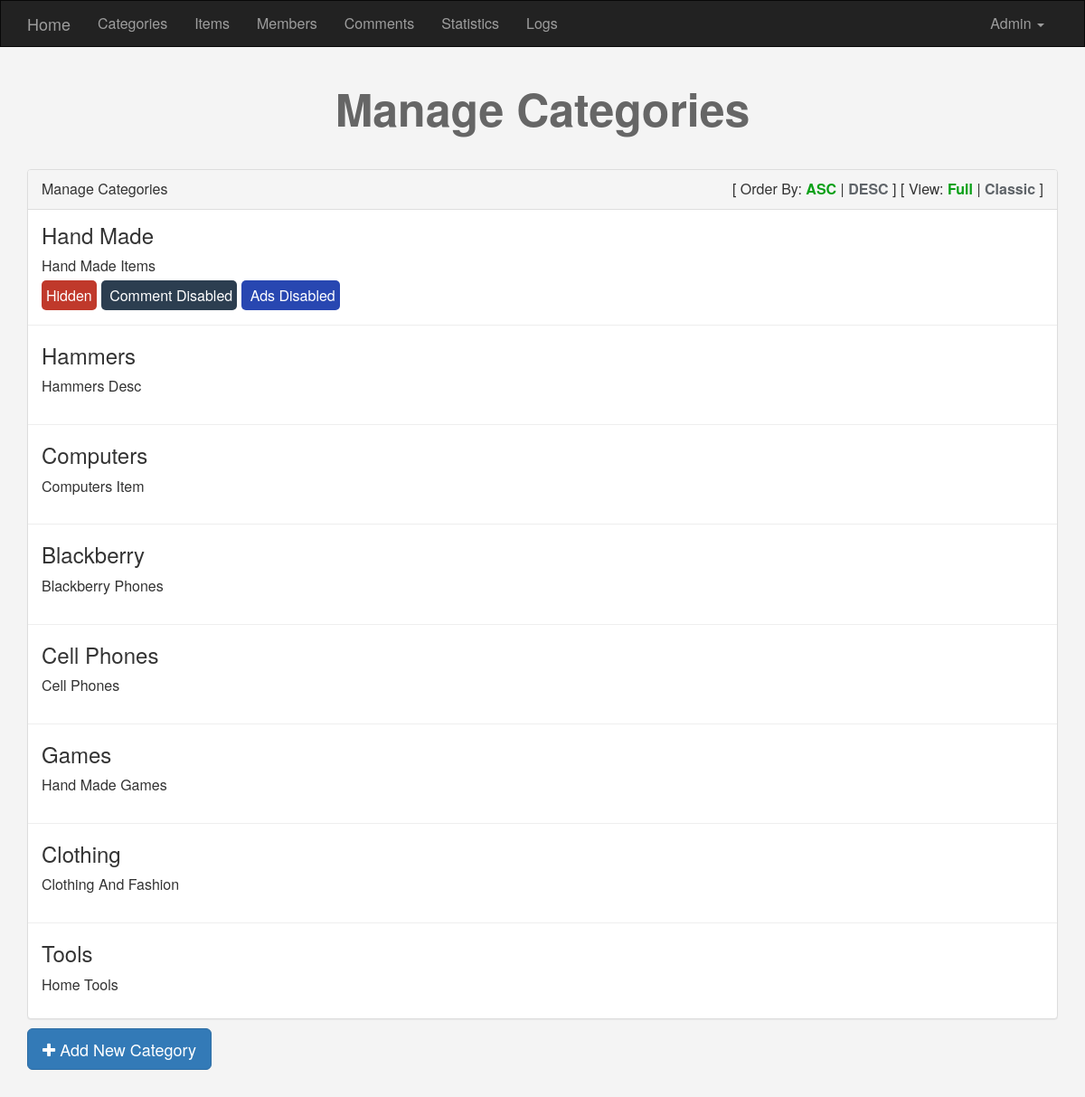
The page /admin/categories.php (signed in) on the database its author committed.
### tables this page shows
CREATE TABLE `categories` (
  `ID` int(11) NOT NULL,
  `Name` varchar(255) NOT NULL,
  `Description` text NOT NULL,
  `parent` int(11) NOT NULL,
  `Ordering` int(11) DEFAULT NULL,
  `Visibility` tinyint(4) NOT NULL DEFAULT '0',
  `Allow_Comment` tinyint(4) NOT NULL DEFAULT '0',
  `Allow_Ads` tinyint(4) NOT NULL DEFAULT '0'
);

### admin/categories.php (the view, shortened to what this page needs)
<?php
    if(isset($_SESSION['admin'])) {
        include "init.php";
        $do = isset($_GET['do']) ? $_GET['do'] : 'Manage';
        if($do == "Manage"){
            $sort = 'ASC';
            $stmt = $conn->prepare("SELECT * FROM categories ORDER BY Ordering $sort");
            $stmt->execute();
            $cat = $stmt->fetchAll();
            if(!empty($cat)) {
                ?>
                <h1 class="text-center">Manage Categories</h1>
                <div class="container category">
                    <div class="panel panel-default">
                        <div class="panel-heading">
                            Manage Categories
                            <div class="ordering pull-right">
                                [ Order By:
                                <a class="<?php echo $sort == "ASC" ? "active" : '' ?>" href="?sort=ASC">ASC </a> |
                                <a class="<?php echo $sort == "DESC" ? "active" : '' ?>" href="?sort=DESC">DESC</a> ]
                                [ View:
                                <span class="active" data-view="full">Full</span> |
                                <span data-view="classic">Classic</span> ]
                            </div>
                        </div>
                        <div class="panel-body">
                            <?php
                            foreach ($cat as $category) {
                                echo "<div class='cat'>";
                                echo "<h3>" . $category["Name"] . "</h3>";
                                echo "<div class='full_view'>";
                                echo "<p>";
                                if ($category["Description"] == '') {
                                    echo "This Category Has Not Description";
                                } else {
                                    echo $category["Description"];
                                }
                                echo "</p>";
                                if ($category["Visibility"] == 1) {
                                    echo "<span class='visibility'> Hidden</span>";
                                }
                                if ($category["Allow_Comment"] == 1) {
                                    echo "<span class='commenting'> Comment Disabled</span>";
                                }
                                if ($category["Allow_Ads"] == 1) {
                                    echo "<span class='ads'> Ads Disabled</span>";
                                }
                                echo "</div>";
                                echo "</div>";
                                echo "<hr/>";
                            }
                            ?>
                        </div>
                    </div>
                    <div class="add_category">
                        <a href="categories.php?do=Add" class="btn btn-lg btn-primary"><i class="fa fa-plus"></i> Add
                            New Category</a>
                    </div>
                </div>
                <?php
            }else{
                echo "<div class='container'>";
                    echo "<h2 class='text-left'>Ther are no Categories</h2>";
                    echo '<a href="categories.php?do=Add" class="btn btn-lg btn-primary"><i class="fa fa-plus"></i> Add
                            New Category</a>';
                echo "</div>";
            }
        }
        include $template . "footer.php";
    }
    else{
        header("Location: index.php");
    }
?>

### admin/layout/css/backend.css (style rules this page uses)
body { background-color: #F4F4F4; font-size: 16px; }
h1 { color: #666; font-size: 50px; font-weight: bold; margin: 40px 0; }
.category .ordering a { color: #5f6469; font-weight: bold; }
.category .ordering .active { color: #0aa017; }
.category .ordering span { cursor: pointer; color: #5f6469; font-weight: bold; }
.category .panel-body { padding:0; }
.category hr { margin-top: 5px; margin-bottom: 5px; }
.category .cat { position: relative; padding: 15px; overflow: hidden; }
.category .cat h3 { margin: 0px; cursor: pointer; }
.category .cat .full_view { -webkit-transition: all .5s ease-in-out; -moz-transition: all .5s ease-in-out; -ms-transition: all .5s ease-in-out; -o-transition: all .5s ease-in-out; transition: all .5s ease-in-out; }
.category .cat .full_view p { margin:10px 0; }
.category .cat .visibility { background-color: #c0392b; color: #FFF; padding: 5px; margin-right: 5px; border-radius: 5px; margin-bottom: 5px; }
.category .cat .commenting { background-color: #2c3e50; color: #FFF; padding: 5px; margin-right: 5px; border-radius: 5px; margin-bottom: 5px; }
.category .cat .ads { background-color: #2847b1; color: #FFF; padding: 5px; margin-right: 5px; border-radius: 5px; margin-bottom: 5px; }
.category .add_category { margin-top: -10px; margin-bottom: 30px; }

### rows shown on the page
categories: Name "Hand Made", Description "Hand Made Items", Visibility "Hidden", Allow_Comment "Comment Disabled", Allow_Ads "Ads Disabled"
categories: Name "Hammers", Description "Hammers Desc"
categories: Name "Computers", Description "Computers Item"
categories: Name "Blackberry", Description "Blackberry Phones"
categories: Name "Cell Phones", Description "Cell Phones"
categories: Name "Games", Description "Hand Made Games"
categories: Name "Clothing", Description "Clothing And Fashion"
categories: Name "Tools", Description "Home Tools"

### other values the page prints
lang('Home-Admin') "Home"
lang('Categories') "Categories"
lang('Items') "Items"
lang('Members') "Members"
lang('Comments') "Comments"
lang('Statistics') "Statistics"
lang('Logs') "Logs"
